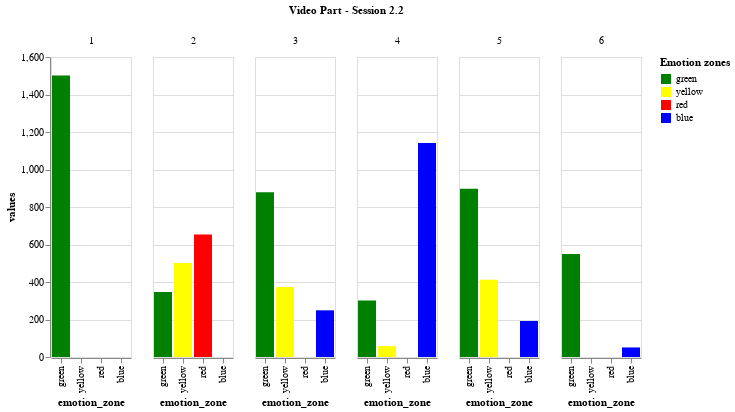

The notebook cell this image was saved under:
### Markdown cell above
## Session 2.2 (Participant 2)

### Code cell
dataframes_22 = add_video_part_column_to_dataframes(dataframes_22)

dataframes_22_dict = create_whole_session_dict_values(dataframes_22)

df_session_22 = pd.DataFrame(dataframes_22_dict)


# Using pandas function to transform from wide format to long format, so Altair can work better
source_22 = df_session_22.melt("video_part", var_name="emotion_zone", value_name='values')

alt.Chart(source_22).mark_bar().encode(
    alt.X('emotion_zone:N', sort=COLOURS),
    alt.Y('values:Q'),
    column=alt.Column('video_part:N', title='Video Part - Session 2.2'),
    color=alt.Color('emotion_zone', scale=alt.Scale(domain=EMOTIONS, range=COLOURS), title='Emotion zones')

)

### Figure 1 — Vega-Lite specification as saved in the notebook (floating-point values rounded to 4 significant figures)
{"config": {"view": {"continuousWidth": 400, "continuousHeight": 300}}, "data": {"name": "data-90904183f2757defbf6b37ae8b7cd92d"}, "mark": "bar", "encoding": {"color": {"field": "emotion_zone", "scale": {"domain": ["green", "yellow", "red", "blue"], "range": ["green", "yellow", "red", "blue"]}, "title": "Emotion zones", "type": "nominal"}, "column": {"field": "video_part", "title": "Video Part - Session 2.2", "type": "nominal"}, "x": {"field": "emotion_zone", "sort": ["green", "yellow", "red", "blue"], "type": "nominal"}, "y": {"field": "values", "type": "quantitative"}}, "$schema": "https://vega.github.io/schema/vega-lite/v4.17.0.json", "datasets": {"data-90904183f2757defbf6b37ae8b7cd92d": [{"video_part": 1, "emotion_zone": "green", "values": 1501}, {"video_part": 2, "emotion_zone": "green", "values": 347}, {"video_part": 3, "emotion_zone": "green", "values": 879}, {"video_part": 4, "emotion_zone": "green", "values": 301}, {"video_part": 5, "emotion_zone": "green", "values": 897}, {"video_part": 6, "emotion_zone": "green", "values": 550}, {"video_part": 1, "emotion_zone": "blue", "values": 0}, {"video_part": 2, "emotion_zone": "blue", "values": 0}, {"video_part": 3, "emotion_zone": "blue", "values": 249}, {"video_part": 4, "emotion_zone": "blue", "values": 1142}, {"video_part": 5, "emotion_zone": "blue", "values": 192}, {"video_part": 6, "emotion_zone": "blue", "values": 51}, {"video_part": 1, "emotion_zone": "yellow", "values": 0}, {"video_part": 2, "emotion_zone": "yellow", "values": 501}, {"video_part": 3, "emotion_zone": "yellow", "values": 373}, {"video_part": 4, "emotion_zone": "yellow", "values": 58}, {"video_part": 5, "emotion_zone": "yellow", "values": 412}, {"video_part": 6, "emotion_zone": "yellow", "values": 0}, {"video_part": 1, "emotion_zone": "red", "values": 0}, {"video_part": 2, "emotion_zone": "red", "values": 653}, {"video_part": 3, "emotion_zone": "red", "values": 0}, {"video_part": 4, "emotion_zone": "red", "values": 0}, {"video_part": 5, "emotion_zone": "red", "values": 0}, {"video_part": 6, "emotion_zone": "red", "values": 0}]}}
